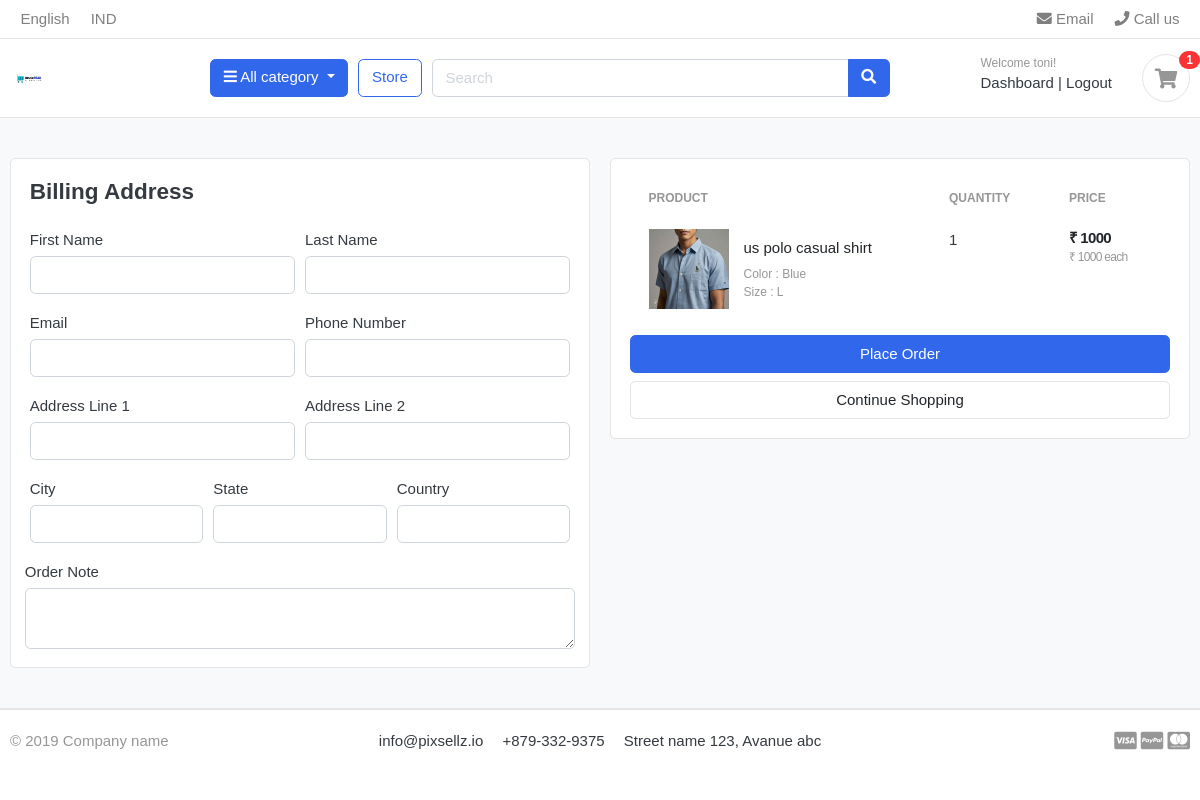
Page /cart/checkout/ (signed in) on the committed database.
### accounts/models.py (models this page shows, shortened)
class Account(AbstractBaseUser):
    first_name = models.CharField(max_length=50)
    last_name = models.CharField(max_length=50)
    username = models.CharField(max_length=50, unique=True)
    email = models.EmailField(max_length=100, unique=True)
    phone_number = models.CharField(max_length=50)
    date_joined = models.DateTimeField(auto_now_add=True)
    last_login = models.DateTimeField(auto_now=True)
    is_admin = models.BooleanField(default=False)
    is_staff = models.BooleanField(default=False)
    is_active = models.BooleanField(default=False)
    is_superadmin = models.BooleanField(default=False)
    USERNAME_FIELD = 'email'
    REQUIRED_FIELDS = ['username', 'first_name', 'last_name']
    objects = MyAccountManager()

### carts/models.py (models this page shows, shortened)
class CartItem(models.Model):
    user = models.ForeignKey(Account, on_delete=models.CASCADE, null=True)
    product = models.ForeignKey(Product, on_delete=models.CASCADE)
    variations = models.ManyToManyField(Variation, blank=True)
    cart = models.ForeignKey(Cart, on_delete=models.CASCADE, null=True)
    quantity = models.IntegerField()
    is_active = models.BooleanField(default=True)
    def sub_total(self):
        return self.product.price * self.quantity

### store/models.py (models this page shows, shortened)
class Product(models.Model):
    product_name = models.CharField(max_length=200, unique=True)
    slug = models.SlugField(max_length=200, unique=True)
    description = models.TextField(max_length=500, blank=True)
    price = models.IntegerField()
    images = models.ImageField(upload_to='photos/products')
    stock = models.IntegerField()
    is_available = models.BooleanField(default=True)
    category = models.ForeignKey(Category, on_delete=models.CASCADE)
    created_date = models.DateTimeField(auto_now_add=True)
    modified_date = models.DateTimeField(auto_now=True)
    def get_url(self):
        return reverse('product_detail', args=[self.category.slug, self.slug])

class Variation(models.Model):
    product = models.ForeignKey(Product, on_delete=models.CASCADE)
    variation_category = models.CharField(max_length=100, choices=variation_category_choice)
    variation_value = models.CharField(max_length=100)
    is_active = models.BooleanField(default=True)
    created_date = models.DateTimeField(auto_now_add=True)
    objects = VariationManager()

### carts/views.py (the view)
# urls.py: path('checkout/', views.checkout, name='checkout')
@login_required(login_url='login')
def checkout(request, total=0, quantity=0, cart_items=None):
    try:
        tax = 0
        grand_total = 0
        if request.user.is_authenticated:
            cart_items = CartItem.objects.filter(user=request.user, is_active=True)
        else:
            cart = Cart.objects.get(cart_id=_cart_id(request))
            cart_items = CartItem.objects.filter(cart=cart, is_active=True)
        for cart_item in cart_items:
            total += (cart_item.product.price * cart_item.quantity)
            quantity += cart_item.quantity
        tax = (2 * total)/100
        grand_total = total + tax
    except ObjectDoesNotExist:
        pass #Just ignore
    context = {
        'total': total,
        'quantity': quantity,
        'cart_items': cart_items,
        'tax': tax,
        'grand_total': grand_total
    }
    return render(request, 'store/checkout.html', context)

### templates/store/checkout.html (shortened to what this page needs)
{% extends "base.html" %}
{% load static %}
{% block content %}
<section class="section-content padding-y bg">
    <div class="container">
        <div class="row">
            <aside class="col-lg-6">
                <div class="card">
                    <div class="card-body">
                        <h4 class="card-title mb-4">Billing Address</h4>
                        <form action="" method="POST">
                            <div class="form-row">
                                <div class="col form-group">
                                    <label for="">First Name</label>
                                    <input type="text" name="first_name" class="form-control" required>
                                </div>
                                <div class="col form-group">
                                    <label for="">Last Name</label>
                                    <input type="text" name="last_name" class="form-control" required>
                                </div>
                            </div>
                            <div class="form-row">
                                <div class="col form-group">
                                    <label for="">Email</label>
                                    <input type="email" name="email" class="form-control" required>
                                </div>
                                <div class="col form-group">
                                    <label for="">Phone Number</label>
                                    <input type="text" name="phone" class="form-control" required>
                                </div>
                            </div>
                            <div class="form-row">
                                <div class="col form-group">
                                    <label for="">Address Line 1</label>
                                    <input type="text" name="address_line_1" class="form-control" required>
                                </div>
                                <div class="col form-group">
                                    <label for="">Address Line 2</label>
                                    <input type="text" name="address_line_2" class="form-control">
                                </div>
                            </div>
                            <div class="form-row">
                                <div class="col form-group">
                                    <label for="">City</label>
                                    <input type="text" name="city" class="form-control" required>
                                </div>
                                <div class="col form-group">
                                    <label for="">State</label>
                                    <input type="text" name="state" class="form-control" required>
                                </div>
                                <div class="col form-group">
                                    <label for="">Country</label>
                                    <input type="text" name="country" class="form-control" required>
                                </div>
                            </div>
                            <div class="form-row">
                                <label for="">Order Note</label>
                                <textarea name="order_note" rows="2" class="form-control"></textarea>
                            </div>
                    </div>
                </div>
            </aside>
            <aside class="col-lg-6">
                <div class="card">
                    <div class="card-body">
                        <table class="table table-borderless table-shopping-cart">
                            <thead class="text-muted">
                                <tr class="small text-uppercase">
                                    <th scope="col">Product</th>
                                    <th scope="col" width="120">Quantity</th>
                                    <th scope="col" width="120">Price</th>
                                </tr>
                            </thead>
                            <tbody>
                                {% for cart_item in cart_items %}
                                <tr>
                                    <td>
                                        <figure class="itemside align-items-center">
                                            <div class="aside"><img src="{{ cart_item.product.images.url }}"
                                                    class="img-sm">
                                            </div>
                                            <figcaption class="info">
                                                <a href="{{ cart_item.product.get_url }}" class="title text-dark">
                                                    {{ cart_item.product.product_name }}</a>
                                                <p class="text-muted small">
                                                    {% if cart_item.variations.all %}
                                                    {% for item in cart_item.variations.all %}
                                                      {{item.variation_category | capfirst }} : {{item.variation_value | capfirst }} <br>
                                                    {% endfor %}
                                                    {% endif %}
                                                </p>
                                            </figcaption>
                                        </figure>
                                    </td>
                                    <td>
                                        <label for="">{{ cart_item.quantity }}</label>
                                    </td>
                                    <td>
                                        <div class="price-wrap">
                                            <var class="price">₹ {{ cart_item.sub_total }}</var>
                                            <small class="text-muted"> ₹ {{ cart_item.product.price }} each </small>
                                        </div>
                                    </td>
                                </tr>
                                {% endfor %}
                            </tbody>
                        </table>
                        <button type="submit", name="submit" class="btn btn-primary btn-block">Place Order</button>
                        <a href="{% url 'store' %}" class="btn btn-light btn-block">Continue Shopping</a>
                    </div>
                </div>
            </aside>
        </div>
    </div>
</section>
{% endblock %}

### templates/includes/navbar.html (shortened to what this page needs)
{% load static %}
<header class="section-header">
    <nav class="navbar p-md-0 navbar-expand-sm navbar-light border-bottom">
        <div class="container">
            <div class="collapse navbar-collapse" id="navbarTop4">
                <ul class="navbar-nav mr-auto">
                    <li class="nav-item dropdown">
                        <a href="#" class="nav-link"> English </a>
                    </li>
                    <li class="nav-item dropdown">
                        <a href="#" class="nav-link"> IND </a>
                    </li>
                </ul>
                <ul class="navbar-nav">
                    <li><a href="#" class="nav-link"> <i class="fa fa-envelope"></i> Email </a></li>
                    <li><a href="#" class="nav-link"> <i class="fa fa-phone"></i> Call us </a></li>
                </ul>
            </div>
        </div>
    </nav>
    <section class="header-main border-bottom">
        <div class="container">
            <div class="row align-items-center">
                <div class="col-lg-2 col-md-3 col-6">
                    <a href="{% url 'home' %}" class="brand-wrap">
                        <img class="logo" src="{% static './images/logo.png' %}">
                    </a>
                </div>
                <div class="col-lg col-sm col-md col-6 flex-grow-0">
                    <div class="category-wrap dropdown d-inline-block float-right">
                        <button type="button" class="btn btn-primary dropdown-toggle" data-toggle="dropdown">
                            <i class="fa fa-bars"></i> All category
                        </button>
                    </div>
                </div>
                <a href="{% url 'store' %}" class="btn btn-outline-primary">Store</a>
                <div class="col-lg  col-md-6 col-sm-12 col">
                    <form action="{% url 'search' %}" class="search" method="GET">
                        <div class="input-group w-100">
                            <input type="text" class="form-control" style="width:60%;" placeholder="Search" name="keyword">
                            <div class="input-group-append">
                                <button class="btn btn-primary" type="submit">
                                    <i class="fa fa-search"></i>
                                </button>
                            </div>
                        </div>
                    </form>
                </div>
                <div class="col-lg-3 col-sm-6 col-8 order-2 order-lg-3">
                    <div class="d-flex justify-content-end mb-3 mb-lg-0">
                        {% if user.id is not None %}
                        <div class="widget-header">
                            <small class="title text-muted">Welcome {{ user.first_name }}!</small>
                            <div>
                                <a href="{% url 'dashboard' %}">Dashboard</a> <span class="dark-transp"> | </span>
                                <a href="{% url 'logout' %}">Logout</a>
                            </div>
                        </div>
                        {% endif %}
                        <a href="{% url 'cart' %}" class="widget-header pl-3 ml-3">
                            <div class="icon icon-sm rounded-circle border"><i class="fa fa-shopping-cart"></i>
                            </div>
                            <span class="badge badge-pill badge-danger notify">{{ cart_count }}</span>
                        </a>
                    </div>
                </div>
            </div>
        </div>
    </section>
</header>

### rows in the picture
Account: first_name "toni"
CartItem: product.images (picture), product.product_name "us polo casual shirt", quantity "1", sub_total "1000", product.price "1000"
Variation: variation_category "Color", variation_value "Blue"
Variation: variation_category "Size", variation_value "L"

### other values in the picture
{{ cart_count }} "1"
